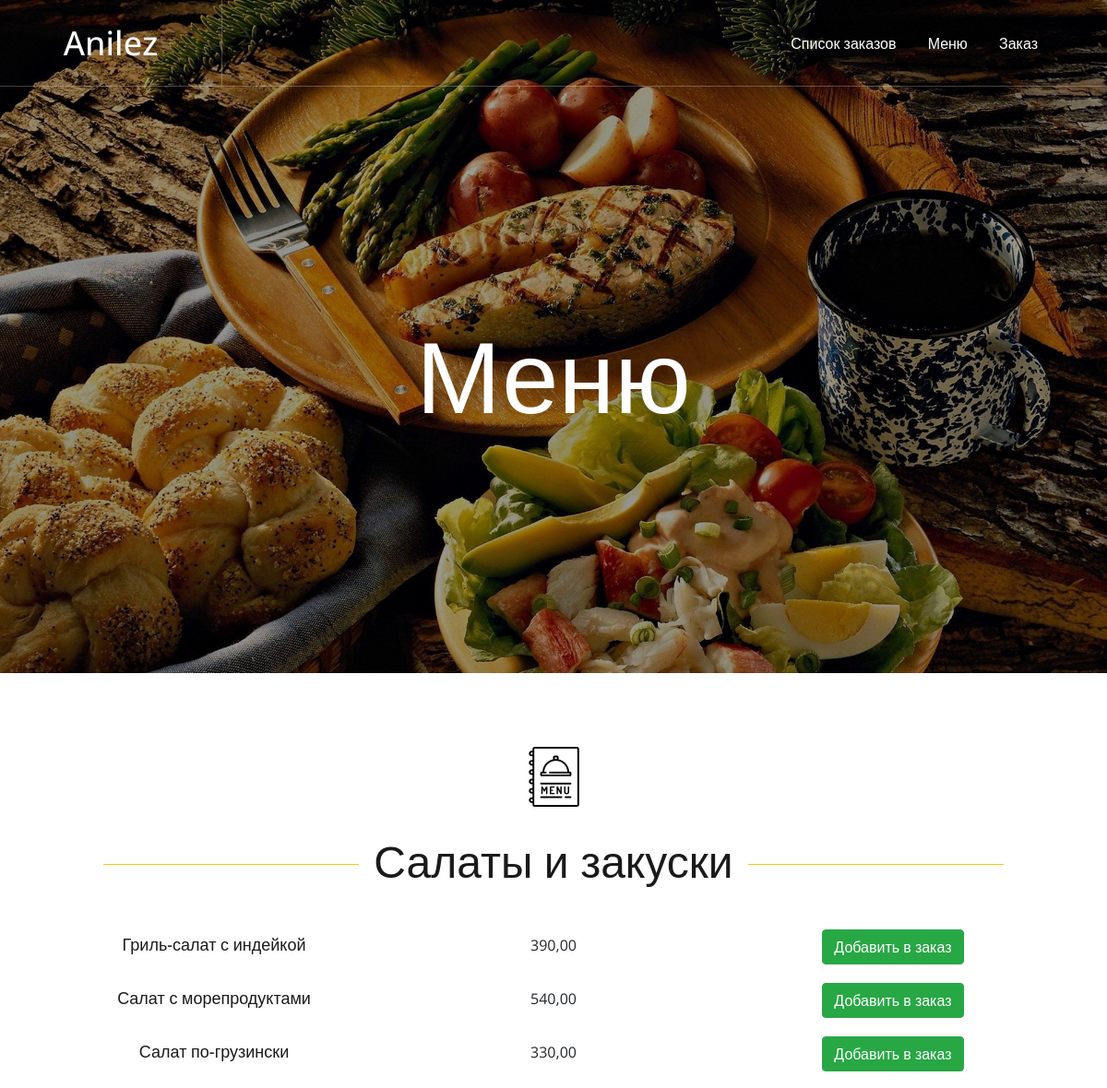
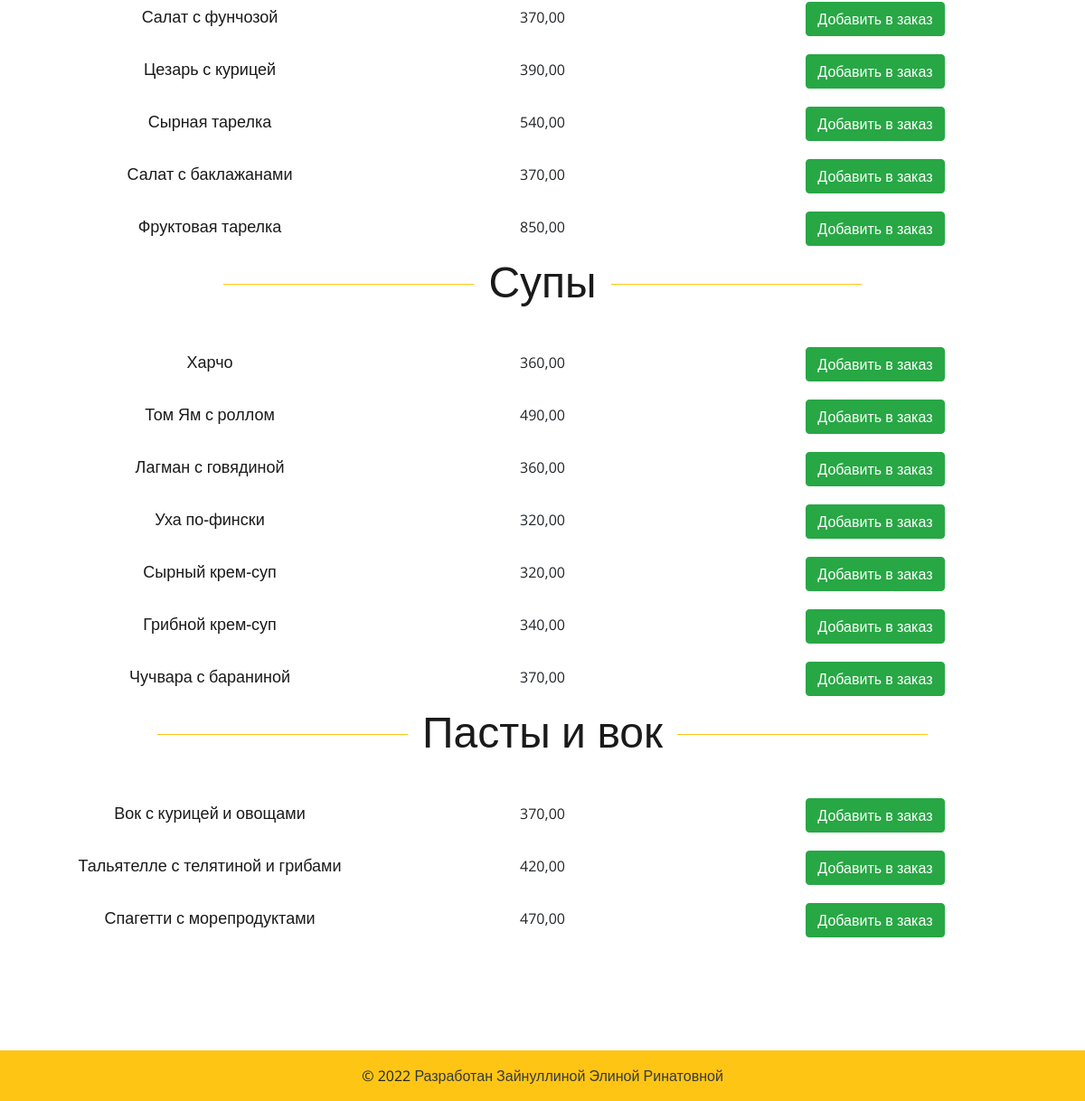
Screenshot of /menuwaiter/ with the database file from the repository (2 pictures, top to bottom).
### food/models.py (models this page shows, shortened)
class Category(MPTTModel):
    name = models.CharField(max_length=100)
    slug = models.SlugField(max_length=100)
    parent = TreeForeignKey(
        'self',
        related_name="children",
        on_delete=models.SET_NULL,
        null=True,
        blank=True
    )  # чтобы сделать подкатегории
    class MPTTMeta:
        order_insertion_by = ['name']
    class Meta:
        verbose_name = "Категория"
        verbose_name_plural = "Категории"

class Food(models.Model):
    img = models.ImageField(upload_to='menu', blank=True)
    title = models.CharField(max_length=200)
    text = models.CharField(max_length=300)
    description = models.TextField()
    category = models.ForeignKey(
        Category,
        related_name="food",
        on_delete=models.SET_NULL,
        null=True
    )
    price = models.DecimalField(
        max_digits=10,
        decimal_places=2,
        verbose_name='price')
    class Meta:
        verbose_name = "Блюдо"
        verbose_name_plural = "Блюда"

### food/views.py (the view)
# urls.py: path('menuwaiter/', views.FoodPriceListView.as_view(), name='menuwaiter'),
class FoodPriceListView(ListView):
    model = Food
    template_name = 'menu_for_waiter.html'
    def get_context_data(self, **kwargs):
        context = super(FoodPriceListView, self).get_context_data(**kwargs)
        context['categories'] = Category.objects.all()
        return context

### templates/menu_for_waiter.html
{% extends 'waiter.html' %}
{% load static %}
{% block content %}
	<section class="page-top-info set-bg" data-setbg="{% static 'img/page-top-bg/2.jpeg' %}">
		<div class="ptf-center">
			<div class="container">
				<h2>Меню</h2>
			</div>
		</div>
	</section>
	<section class="mp-menu-section spad">
		<div class="icon"><img src="{% static 'img/icon/menu.png' %}"></div>
		<div class="container">
			{% for category in categories %}
				<div class="section-title">
					<h2>{{category.name}}</h2>
				</div>
			<div class="waiter-menu">
			{% for food_item in category.food.all %}
				<h5 class="food-item">{{food_item.title}}</h5>
				<div class="food-item">{{food_item.price}}</div>
				<div class="food-item add-to-cart-btn">
					<button class="btn btn-success">
					Добавить в заказ
					</button>
				</div>
			{% endfor %}
			</div>
				{% endfor %}
			</div>
	</section>
{% endblock content %}

### static/css/style.css (style rules this page uses)
html, body { height: 100%; font-family: 'Open Sans', sans-serif; }
h1, h2, h3, h4, h5, h6 { margin: 0; color: #1b1a1a; }
h2 { font-size: 36px; }
h5 { font-size: 18px; }
img { max-width: 100%; }
.section-title { text-align: center; margin-bottom: 75px; }
.section-title h2 { font-size: 48px; position: relative; display: inline-block; padding: 0 16px; }
.section-title h2:after, .section-title h2:before { position: absolute; content: ""; width: 277px; height: 1px; background: #ffc515; top: 32px; }
.section-title h2:before { left: 100%; }
.section-title h2:after { right: 100%; }
.set-bg { background-repeat: no-repeat; background-size: cover; background-position: top center; }
.spad { padding-top: 110px; padding-bottom: 115px; }
.icon { text-align: center; margin-top:-30px; margin-bottom: 30px; }
.page-top-info { height: 730px; text-align: center; display: table; width: 100%; }
.page-top-info .ptf-center { display: table-cell; vertical-align: middle; }
.page-top-info h2 { padding-top: 80px; line-height: normal; font-size: 110px; color: #fff; }
.section-title { margin-bottom: 35px; }
.waiter-menu { text-align: center; }
.food-item { margin:10px; display: inline-block; width: 30%; }
@media (min-width: 1200px) { .container { max-width: 1176px; } }

### rows the page displays
Category: name "Салаты и закуски"
Food: title "Гриль-салат с индейкой", price "390,00"
Food: title "Салат с морепродуктами", price "540,00"
Food: title "Салат по-грузински", price "330,00"
Food: title "Салат с фунчозой", price "370,00"
Food: title "Цезарь с курицей", price "390,00"
Food: title "Сырная тарелка", price "540,00"
Food: title "Салат с баклажанами", price "370,00"
Food: title "Фруктовая тарелка", price "850,00"
Category: name "Супы"
Food: title "Харчо", price "360,00"
Food: title "Том Ям с роллом", price "490,00"
Food: title "Лагман с говядиной", price "360,00"
Food: title "Уха по-фински", price "320,00"
Food: title "Сырный крем-суп", price "320,00"
Food: title "Грибной крем-суп", price "340,00"
Food: title "Чучвара с бараниной", price "370,00"
Category: name "Пасты и вок"
Food: title "Вок с курицей и овощами", price "370,00"
Food: title "Тальятелле с телятиной и грибами", price "420,00"
Food: title "Спагетти с морепродуктами", price "470,00"
